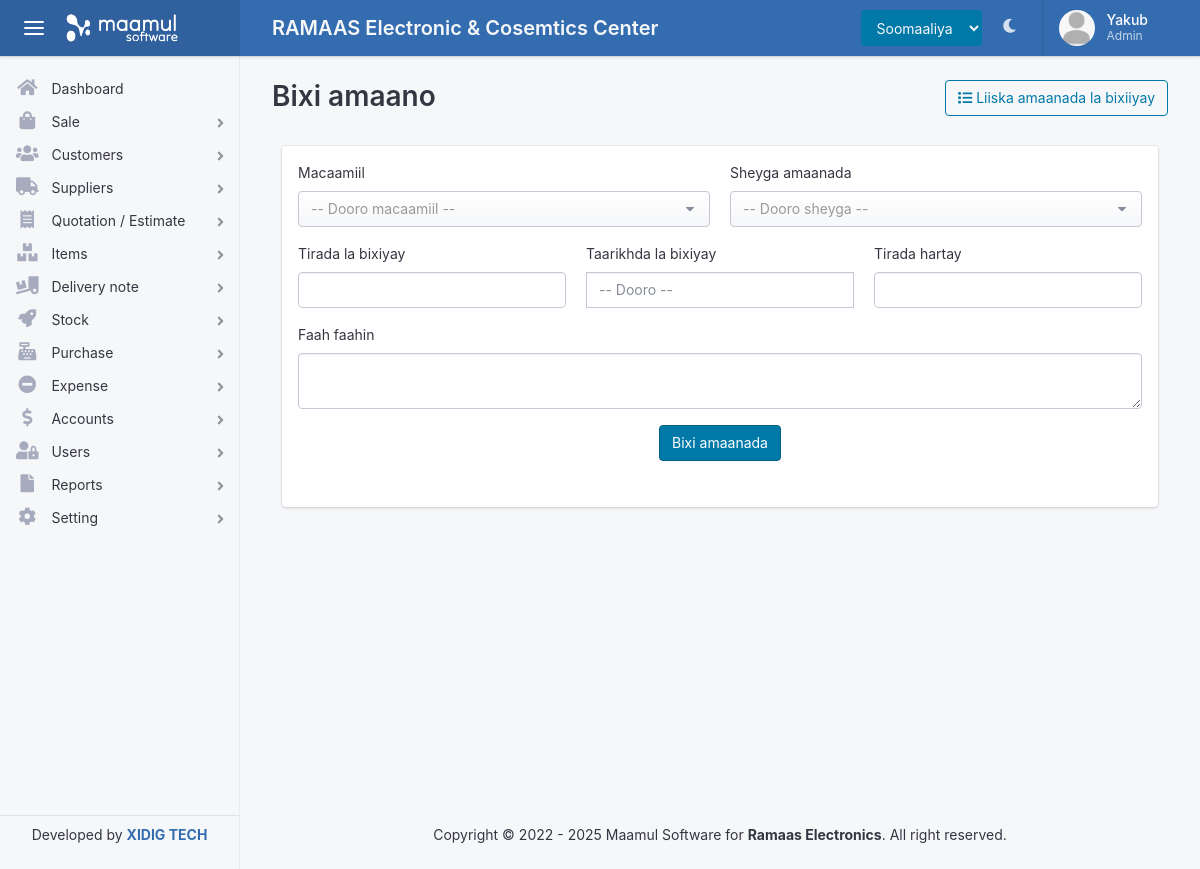
Page /amaano/bixin.php (signed in) on the committed database.
### tables this page shows
CREATE TABLE `usergroup` (
  `group_id` int(11) NOT NULL,
  `group_name` varchar(50) DEFAULT NULL,
  `description` varchar(50) DEFAULT NULL,
  `warehouse` int(11) DEFAULT NULL,
  `created_date` datetime DEFAULT NULL,
  `created_by` int(11) DEFAULT NULL
);

CREATE TABLE `menu` (
  `menu_id` int(11) NOT NULL,
  `menu_name` varchar(50) DEFAULT NULL,
  `menu_icon` varchar(50) DEFAULT NULL,
  `has_sup_menu` int(11) DEFAULT NULL,
  `url` varchar(255) DEFAULT NULL,
  `sort_by` int(11) NOT NULL
);

### amaano/bixin.php (the view, shortened to what this page needs)
<?php $title = "Amaano Bixin"; include(ROOT_PATH . '/inc/header.php'); ?>
  <body>
    <div class="app">
      <?php include(ROOT_PATH .'/inc/nav.php'); ?>
      <?php $menu = 'Amaano'  ?>
      <?php include(ROOT_PATH . '/inc/sidebar.php'); ?>
      <main class="app-main">
        <div class="wrapper">
          <div class="page">
            <div class="page-inner">
              <header class="page-title-bar">
              <div class="row">
                <div class="col-md-6">
                  <h1 class="page-title"> Bixi amaano </h1>
                </div>
                <div class="col-md-6 text-right">
                    <a href="<?= BASE_URL ?>amaano/bixin-list" class="btn btn-outline-info text-right"> <i class="fa fa-list"></i> Liiska amaanada la bixiiyay</a>
                </div>
              </div>
              </header>
              <div class="page-section">
                <div class="section-block">
                  <div class="col-md-12">
                    <div class="card ">
                      <div class="card-body ">
                        <form class='row' method='post' id='frmAmano'>
                          <div class='form-group col-md-6'>
                            <label for=''> Macaamiil</label>
                              <div class="input-group input-group-alt">
                              </div>
                          </div>
                          <div class="form-group col-md-6">
                            <label for="">Sheyga amaanada </label>
                            <div class="input-group input-group-alt">
                              </div>
                          </div>
                          <div class="form-group col-md-4">
                            <label for="">Tirada la bixiyay</label>
                            <input type="number" name="given" id="given" step='0.02' class="form-control">
                          </div>
                          <div class="form-group col-md-4">
                            <label for="">Taarikhda la bixiyay</label>
                          </div>
                          <div class="form-group col-md-4">
                            <label for="">Tirada hartay</label>
                            <input type="text" name="balance" id="balance" class="form-control" readonly>
                          </div>
                          <div class="form-group col-md-12">
                            <label for="">Faah faahin</label>
                            <textarea name="desc" id="desc" class='form-control'></textarea>
                          </div>
                          <div class='form-group col-md-12'>
                            <center>
                              <button type='submit' class='btn btn-info rounded-6'>Bixi amaanada</button>
                            </center>
                          </div>
                        </form>
                      </div>
                    </div>
                  </div>
                </div>
              </div>
            </div>
          </div>
        </div>
          <?php include(ROOT_PATH .'/inc/footer.php'); ?>
      </main>
    </div>
<?php include(ROOT_PATH .'/inc/footer_links.php'); ?>

### inc/nav.php (shortened to what this page needs)
<header class="app-header app-header-dark">
        <div class="top-bar">
          <div class="top-bar-brand">
            <button class="hamburger hamburger-squeeze mr-2" type="button" data-toggle="aside-menu" aria-label="toggle aside menu"><span class="hamburger-box"><span class="hamburger-inner"></span></span></button>
            <a href="<?= BASE_URL ?>">
                <img src="<?= BASE_URL ?>assets/images/logo/logo.png" height='40' alt="">
            </a>
          </div>
          <div class="top-bar-list">
            <div class="top-bar-item top-bar-item-full">
              <h5 class=' w-100 text-light my-1 '>RAMAAS Electronic & Cosemtics Center</h5>
            </div>
            <div class="top-bar-item top-bar-item-right px-0 d-none d-sm-flex">
              <ul class="header-nav nav">
                <div class="nav-item ">
                  <select name="" id="" class="form-control bg-info text-light " style='border:0;'>
                    <option value="English">Soomaaliya</option>
                  </select>
                </div>
                <li class="nav-item dropdown header-nav-dropdown ">
                  <a class="nav-link" data-toggle="skin" href="#"   ><span class="fas fa-moon ml-1"></span></a>
                </li>
              </ul>
              <div class="dropdown d-none d-md-flex">
                <button class="btn-account" type="button" data-toggle="dropdown" aria-haspopup="true" aria-expanded="false"><span class="user-avatar user-avatar-md"><img src="<?= BASE_URL ?>assets/images/<?php if(empty($_SESSION['profile'])){echo 'profile.png';}else{ echo $_SESSION['profile'];}  ?>" alt=""></span> <span class="account-summary pr-lg-4 d-none d-lg-block"><span class="account-name"><?=$_SESSION['fname'] ?></span> <span class="account-description"><?php echo get_role(); ?></span></span></button>
              </div>
            </div>
          </div>
        </div>
      </header>
  <?php
    function get_role(){
      global $con;
      $id = $_SESSION['uid'];
      $stmt = "SELECT * FROM usergroup WHERE group_id in (SELECT usergroup FROM users WHERE userid = $id)";
      $result = mysqli_query($con, $stmt);
      $row = mysqli_fetch_assoc($result);
      echo $row['group_name'];
    }
  ?>

### inc/sidebar.php (shortened to what this page needs)
<aside class="app-aside app-aside-expand-md app-aside-light">
        <div class="aside-content">
          <div class="aside-menu overflow-hidden">
            <nav id="stacked-menu" class="stacked-menu">
              <ul class="menu">
                <li class="menu-item  <?php if(isset($menu) && $menu == 'Dashboard') {echo 'has-active'; }else{ echo '';} ?>">
                  <a href="<?= BASE_URL ?>" class="menu-link"><span class="menu-icon fas fa-home"></span> <span class="menu-text">Dashboard</span></a>
                </li>
                <?php
                  $groupid = $_SESSION['usergroup'];
                  $stmt = "SELECT * from menu WHERE menu_id in (SELECT menu_id FROM submenu WHERE submenu_id IN(
                  SELECT sub_menu_id FROM previlage WHERE group_id = $groupid)) ORDER BY sort_by ASC";
                  $result = mysqli_query($con, $stmt);
                  while($row = mysqli_fetch_assoc($result)){
                    $name = $row['menu_name'];
                    $icon = $row['menu_icon'];
                   if(isset($menu) && $menu == $name) { $is_active = 'has-active'; } else { $is_active = '';}
                    echo "
                    <li class='menu-item  has-child $is_active'>
                      <a href='#' class='menu-link'><span class='$icon'></span> <span class='menu-text'>$name</span></a>
                      <ul class='menu'>  ";
                        echo "
                        </ul>
                        </li>
                        ";
                  }
                ?>
              </ul>
            </nav>
          </div>
          <footer class="aside-footer border-top p-2">
            <p href="" class="text-center"> Developed by <strong> <a href="xidigtech.com">XIDIG TECH</a> </strong> </p>
          </footer>
        </div>
      </aside>

### rows in the picture
usergroup: group_name "Admin"
menu: menu_name "Sale"
menu: menu_name "Customers"
menu: menu_name "Suppliers"
menu: menu_name "Quotation / Estimate"
menu: menu_name "Items"
menu: menu_name "Delivery note"
menu: menu_name "Stock"
menu: menu_name "Purchase"
menu: menu_name "Expense"
menu: menu_name "Accounts"
menu: menu_name "Users"
menu: menu_name "Reports"
menu: menu_name "Setting"

### other values in the picture
$_SESSION['fname'] "Yakub"
